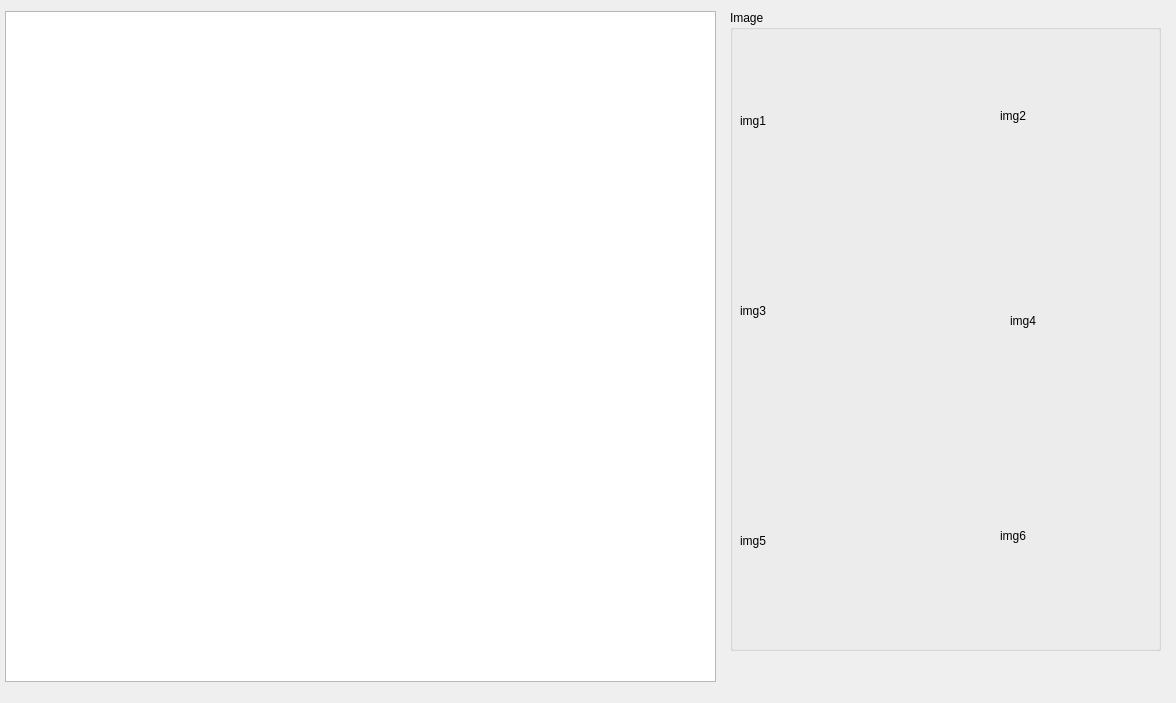
<?xml version="1.0" encoding="UTF-8"?>
<ui version="4.0">
 <class>Dialogafficher</class>
 <widget class="QDialog" name="Dialogafficher">
  <property name="geometry">
   <rect>
    <x>0</x>
    <y>0</y>
    <width>1176</width>
    <height>703</height>
   </rect>
  </property>
  <property name="windowTitle">
   <string>Dialog</string>
  </property>
  <widget class="QTableView" name="tableView">
   <property name="geometry">
    <rect>
     <x>5</x>
     <y>11</y>
     <width>711</width>
     <height>671</height>
    </rect>
   </property>
  </widget>
  <widget class="QGroupBox" name="groupBox">
   <property name="geometry">
    <rect>
     <x>730</x>
     <y>10</y>
     <width>431</width>
     <height>641</height>
    </rect>
   </property>
   <property name="title">
    <string>Image</string>
   </property>
   <widget class="QLabel" name="img1">
    <property name="geometry">
     <rect>
      <x>10</x>
      <y>40</y>
      <width>181</width>
      <height>141</height>
     </rect>
    </property>
    <property name="text">
     <string>img1</string>
    </property>
   </widget>
   <widget class="QLabel" name="img2">
    <property name="geometry">
     <rect>
      <x>270</x>
      <y>40</y>
      <width>151</width>
      <height>131</height>
     </rect>
    </property>
    <property name="text">
     <string>img2</string>
    </property>
   </widget>
   <widget class="QLabel" name="img3">
    <property name="geometry">
     <rect>
      <x>10</x>
      <y>230</y>
      <width>161</width>
      <height>141</height>
     </rect>
    </property>
    <property name="text">
     <string>img3</string>
    </property>
   </widget>
   <widget class="QLabel" name="img4">
    <property name="geometry">
     <rect>
      <x>280</x>
      <y>240</y>
      <width>141</width>
      <height>141</height>
     </rect>
    </property>
    <property name="text">
     <string>img4</string>
    </property>
   </widget>
   <widget class="QLabel" name="img5">
    <property name="geometry">
     <rect>
      <x>10</x>
      <y>460</y>
      <width>171</width>
      <height>141</height>
     </rect>
    </property>
    <property name="text">
     <string>img5</string>
    </property>
   </widget>
   <widget class="QLabel" name="img6">
    <property name="geometry">
     <rect>
      <x>270</x>
      <y>460</y>
      <width>151</width>
      <height>131</height>
     </rect>
    </property>
    <property name="text">
     <string>img6</string>
    </property>
   </widget>
  </widget>
 </widget>
 <resources/>
 <connections/>
</ui>
